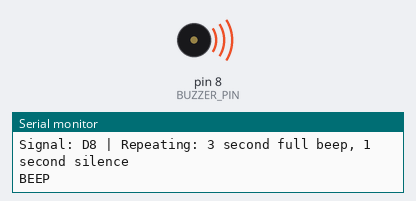
A program run on a simulated Arduino Uno, built with avr-gcc and run on an emulated ATmega328P. Shown: buzzer (waves = sounding, pin HIGH), the last lines printed to the serial monitor.

Above: at 1.5 s.
At 3.5 s:
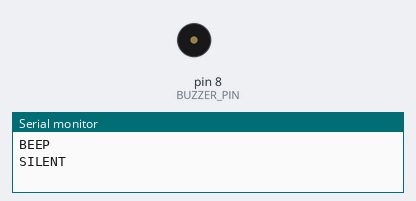
Timing chart, 0 to 5.2 s (numbered marks = the images above):
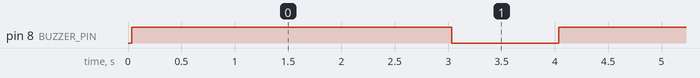

The program:

main.cpp
```cpp
#include <Arduino.h>

// Typical active three-pin buzzer module: S/I -> D8, + -> 5V, - -> GND.
constexpr uint8_t BUZZER_PIN = 8;
constexpr unsigned long BEEP_MS = 3000;
constexpr unsigned long SILENCE_MS = 1000;

void setup() {
  Serial.begin(9600);
  pinMode(BUZZER_PIN, OUTPUT);
  Serial.println(F("Three-pin buzzer test started"));
  Serial.println(F("Signal: D8 | Repeating: 3 second full beep, 1 second silence"));
}

void loop() {
  Serial.println(F("BEEP"));
  // An active module generates its own tone. Holding S/I HIGH gives maximum
  // drive; using tone() would gate it and reduce its perceived loudness.
  digitalWrite(BUZZER_PIN, HIGH);
  delay(BEEP_MS);

  digitalWrite(BUZZER_PIN, LOW);
  Serial.println(F("SILENT"));
  delay(SILENCE_MS);
}
```

Measured:
- by itself, pin 8 (BUZZER_PIN): alternates HIGH for 3.0 s and LOW for 1.0 s
